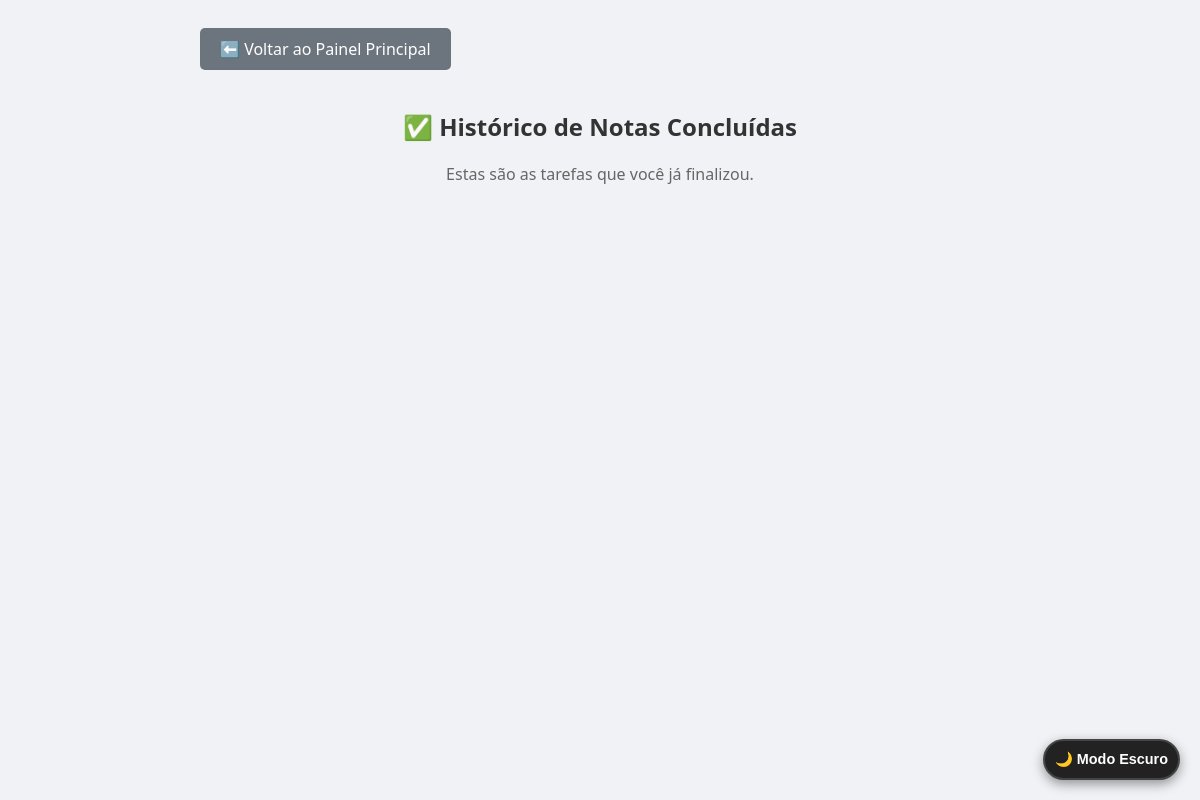
Before: /concluidas with the older database file.
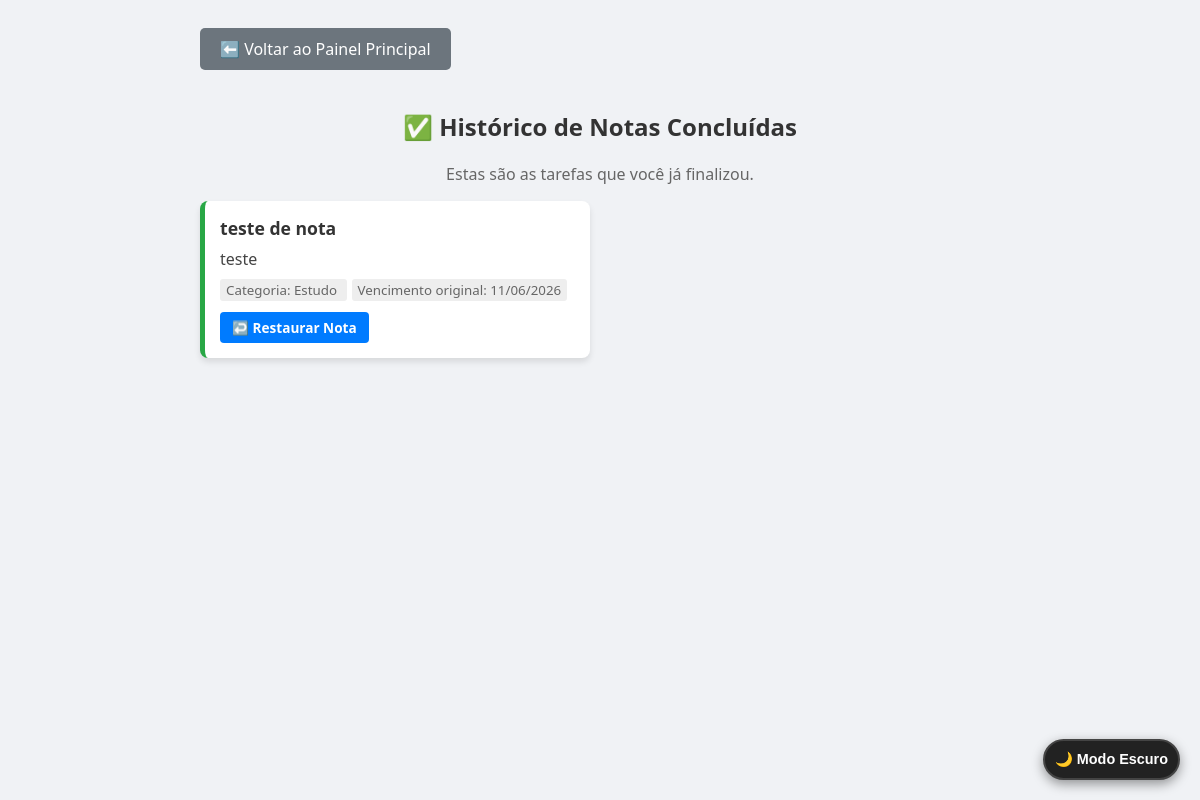
After: the same page with the newer database file.
### tables this page shows
CREATE TABLE notas (
            id INTEGER PRIMARY KEY AUTOINCREMENT,
            titulo TEXT NOT NULL,
            conteudo TEXT,
            categoria TEXT, -- Ex: Estudo, Financeiro, Trabalho
            prioridade TEXT, -- Ex: Alta, Média, Baixa
            tipo TEXT, -- Ex: Nota ou Lembrete
            data_criacao TIMESTAMP DEFAULT CURRENT_TIMESTAMP,
            data_vencimento DATE, -- Para os lembretes de conta
            dias_aviso INTEGER, -- Quantos dias antes avisar
            status TEXT DEFAULT 'Ativo', -- Ex: Ativo ou Concluído
            data_exclusao DATE -- Dia que uma nota foi excluída
        );

### app.py (the view)
@app.route('/concluidas')
def concluidas():
    conn = conectar_banco()
    cursor = conn.cursor()
    cursor.execute("SELECT * FROM notas WHERE status = 'Concluido' ORDER BY data_criacao DESC")
    notas = cursor.fetchall()
    notas_processadas = []
    for n in notas:
        n_lista = list(n)
        if n[7]:
            data_v = datetime.strptime(n[7], '%Y-%m-%d').date()
            n_lista[7] = data_v.strftime('%d/%m/%Y')
        notas_processadas.append(n_lista)
    conn.close()
    return render_template('concluidas.html', notas=notas_processadas)

### app.py (called while the page is built)
def conectar_banco():
    return sqlite3.connect('painel_dados.db')

### templates/concluidas.html (shortened to what this page needs)
<!DOCTYPE html>
<html lang="pt-br">
<head>
    <link rel="stylesheet" href="{{ url_for('static', filename='style.css') }}">
</head>
<body>
    <button class="btn-dark-toggle" id="darkToggle">🌙 Modo Escuro</button>
    <div class="container">
        <a href="/" class="btn-voltar">⬅️ Voltar ao Painel Principal</a>
        <h2 style="text-align: center;">✅ Histórico de Notas Concluídas</h2>
        <p style="text-align: center; color: #666;">Estas são as tarefas que você já finalizou.</p>
        <div class="notas-container">
            {% for n in notas %}
            <div class="nota-card" style="border-left: 5px solid #28a745; padding: 15px; margin-bottom: 15px;">
                <div>
                    <strong style="font-size: 1.1em;">{{ n[1] }}</strong>
                    <p style="margin: 8px 0; color: #444;">{{ n[2] }}</p>
                    <div style="margin-bottom: 12px;">
                        <small style="color: #666; background: #eee; padding: 2px 6px; border-radius: 3px;">
                            Categoria: {{ n[3] }}
                        </small>
                        {% if n[7] %}
                        <small style="color: #666; background: #eee; padding: 2px 6px; border-radius: 3px; margin-left: 5px;">
                            Vencimento original: {{ n[7] }}
                        </small>
                        {% endif %}
                    </div>
                </div>
                <a href="/restaurar/{{ n[0] }}"
                   style="text-decoration: none; background: #007bff; color: white; padding: 6px 12px; border-radius: 4px; font-size: 0.85em; font-weight: bold; display: inline-block; transition: background 0.2s;"
                   onmouseover="this.style.background='#0056b3'"
                   onmouseout="this.style.background='#007bff'">
                   ↩️ Restaurar Nota
                </a>
            </div>
            {% endfor %}
        </div>
    </div>
</body>
</html>

Changed rows visible on the page:
now on this page (row edited): notas: titulo "teste de nota", conteudo "teste", categoria "Estudo", data_vencimento "11/06/2026"
